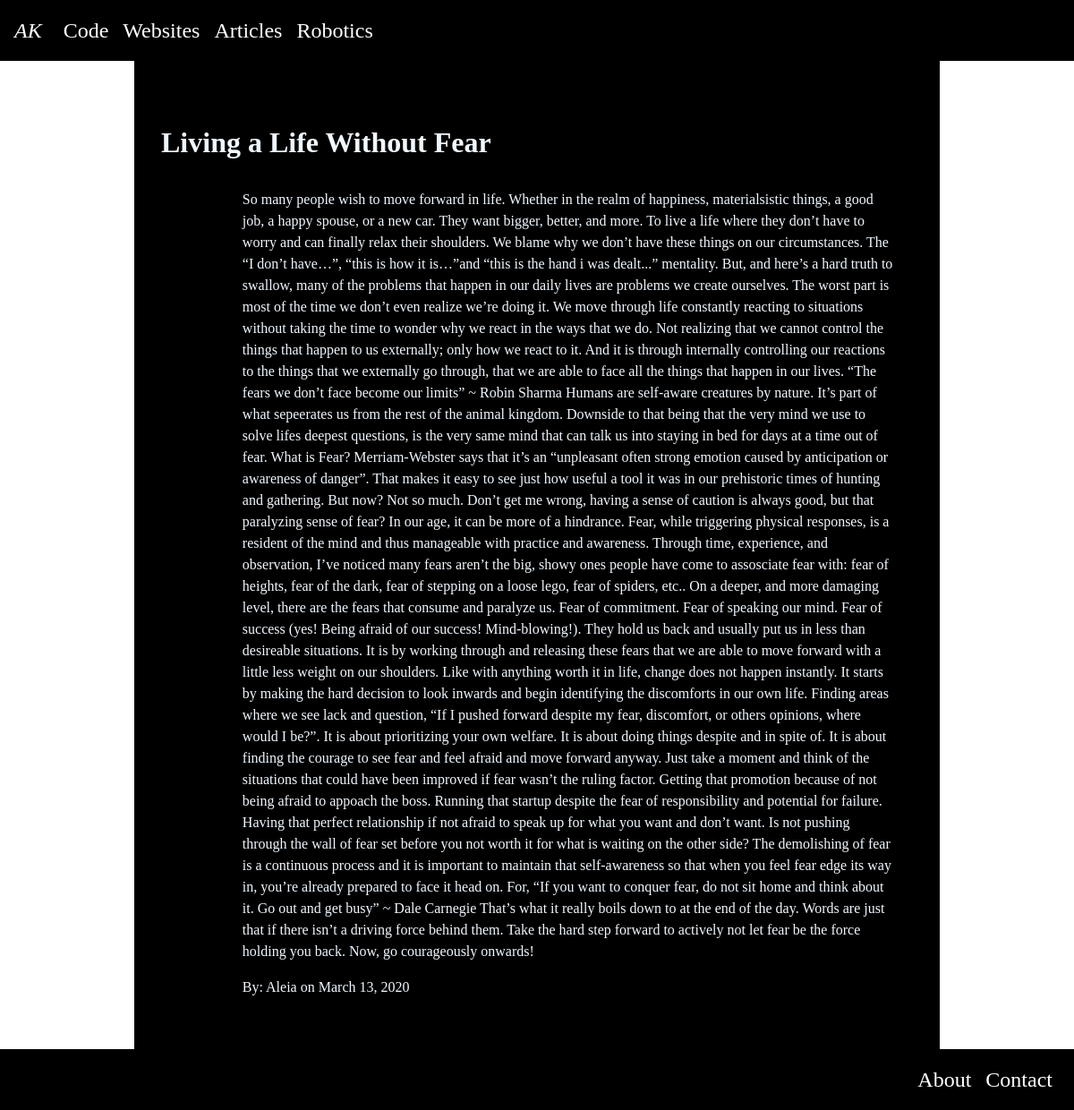
The app's page /articles/3/ with its own data.
### articles/models.py (models this page shows, shortened)
class Article(models.Model):
    title = models.CharField(max_length=255)
    content = models.TextField()
    img = models.ImageField(upload_to='pics/')
    created_on = models.DateTimeField(auto_now_add=True)
    author = models.TextField()
    url = models.URLField(max_length=200)

### articles/views.py (the view)
# urls.py: path('<int:pk>/', ArticleDetailView.as_view(), name='article-detail-page'),
class ArticleDetailView(DetailView):
    model = Article

### articles/templates/articles/article_detail.html (shortened to what this page needs)
{%extends 'base_non_title.html'%}
 {% block content %}
 <div class="container" style="background-color:black; max-width: 900px; height: 100%; position: sticky;">
<br><br><br>
<h2 class="card-title" style="color: aliceblue;"><strong>{{article.title}}</strong></h2>
<div style="color: aliceblue;">
<div class="card mb-3" style="background-color:transparent">
    <div class="row no-gutters">
      <div class="col-md-1">
      </div>
      <div class="col-md-11">
        <div class="card-body">
          <p >{{article.content}}</p>
          <p >By: {{article.author}}  on {{article.created_on | date:"F d, Y"}}</p>
      </div>
      </div>
    </div></div>
  </div>
</div>
{% endblock%}

### static/personal_site/style.css (style rules this page uses)
body { background-image: url(pics/space.jpg); background-repeat: no-repeat; background-attachment: fixed; background-size: cover; font-family: fantasy; }

### records on screen
Article: title "Living a Life Without Fear", content "So many people wish to move forward in life. Whether in the realm of happiness, materialsistic things, a good job, a happy spouse, or a new car. They want bigger, better, and more. To live a life where they don’t have to worry and can finally relax their shoulders. We blame why we don’t have these things on our circumstances. The “I don’t have…”, “this is how it is…”and “this is the hand i was dealt...” mentality. But, and here’s a hard truth to swallow, many of the problems that happen in our daily lives are problems we create ourselves. The worst part is most of the time we don’t even realize we’re doing it. We move through life constantly reacting to situations without taking the time to…", author "Aleia", created_on "March 13, 2020"
